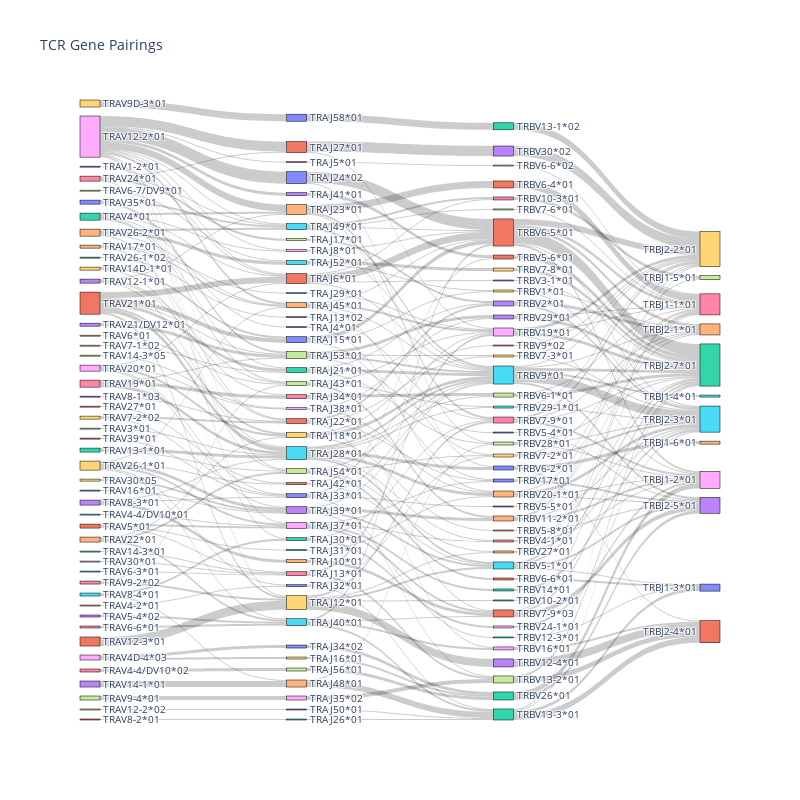

Here is the notebook cell this chart was saved with:
### Markdown cell above
## TCRs

### Code cell
tcr_genes = structures_summary.filter(regex="[vj]_(alpha)|(beta)_gene")
gene_columns = tcr_genes.columns.tolist()

pairs = []
for i in range(len(gene_columns) - 1):
    flow = (
        tcr_genes.groupby([gene_columns[i], gene_columns[i + 1]])
        .size()
        .reset_index(name="count")
    )
    pairs.append(flow)

all_genes = pd.concat(
    [df[[gene_columns[i], gene_columns[i + 1]]] for i, df in enumerate(pairs)]
)
unique_genes = pd.unique(all_genes.values.ravel())
gene_to_index = {gene: i for i, gene in enumerate(unique_genes)}

sources, targets, values = [], [], []
for i, df in enumerate(pairs):
    for _, row in df.iterrows():
        sources.append(gene_to_index[row[gene_columns[i]]])
        targets.append(gene_to_index[row[gene_columns[i + 1]]])
        values.append(row["count"])

fig = go.Figure(
    data=[
        go.Sankey(
            node=dict(
                pad=15,
                thickness=20,
                line=dict(color="black", width=0.5),
                label=list(unique_genes),
            ),
            link=dict(source=sources, target=targets, value=values),
        )
    ]
)

fig.update_layout(title_text="TCR Gene Pairings", height=800, width=800, font_size=10)
fig.show()

### Figure 1 — Plotly figure (JSON) as saved in the notebook; plotly's stock layout.template omitted (floating-point values rounded to 4 significant figures; data arrays with more than 128 entries replaced by an {"elided": "..."} marker saying what was removed)
{"data": [{"link": {"source": {"elided": "297 int values"}, "target": {"elided": "297 int values"}, "value": {"elided": "297 int values"}}, "node": {"label": {"elided": "146 str values"}, "line": {"color": "black", "width": 0.5}, "pad": 15, "thickness": 20}, "type": "sankey"}], "layout": {"font": {"size": 10}, "height": 800, "title": {"text": "TCR Gene Pairings"}, "width": 800}}
